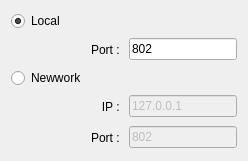
<?xml version="1.0" encoding="UTF-8"?>
<ui version="4.0">
 <class>Form</class>
 <widget class="QWidget" name="Form">
  <property name="geometry">
   <rect>
    <x>0</x>
    <y>0</y>
    <width>248</width>
    <height>159</height>
   </rect>
  </property>
  <property name="windowTitle">
   <string>Form</string>
  </property>
  <layout class="QVBoxLayout" name="verticalLayout">
   <item>
    <widget class="QRadioButton" name="radioButton_local">
     <property name="text">
      <string>Local</string>
     </property>
     <property name="checked">
      <bool>true</bool>
     </property>
    </widget>
   </item>
   <item>
    <layout class="QHBoxLayout" name="horizontalLayout">
     <item>
      <widget class="QLabel" name="label">
       <property name="sizePolicy">
        <sizepolicy hsizetype="Preferred" vsizetype="Fixed">
         <horstretch>0</horstretch>
         <verstretch>0</verstretch>
        </sizepolicy>
       </property>
       <property name="minimumSize">
        <size>
         <width>0</width>
         <height>25</height>
        </size>
       </property>
       <property name="text">
        <string>Port : </string>
       </property>
       <property name="alignment">
        <set>Qt::AlignRight|Qt::AlignTrailing|Qt::AlignVCenter</set>
       </property>
      </widget>
     </item>
     <item>
      <widget class="QLineEdit" name="lineEdit_localPort">
       <property name="sizePolicy">
        <sizepolicy hsizetype="Fixed" vsizetype="Fixed">
         <horstretch>0</horstretch>
         <verstretch>0</verstretch>
        </sizepolicy>
       </property>
       <property name="text">
        <string>802</string>
       </property>
      </widget>
     </item>
    </layout>
   </item>
   <item>
    <widget class="QRadioButton" name="radioButton_net">
     <property name="text">
      <string>Newwork</string>
     </property>
    </widget>
   </item>
   <item>
    <layout class="QVBoxLayout" name="verticalLayout_2">
     <item>
      <layout class="QHBoxLayout" name="horizontalLayout_2">
       <item>
        <widget class="QLabel" name="label_2">
         <property name="sizePolicy">
          <sizepolicy hsizetype="Preferred" vsizetype="Minimum">
           <horstretch>0</horstretch>
           <verstretch>0</verstretch>
          </sizepolicy>
         </property>
         <property name="minimumSize">
          <size>
           <width>0</width>
           <height>25</height>
          </size>
         </property>
         <property name="text">
          <string>IP : </string>
         </property>
         <property name="alignment">
          <set>Qt::AlignRight|Qt::AlignTrailing|Qt::AlignVCenter</set>
         </property>
        </widget>
       </item>
       <item>
        <widget class="QLineEdit" name="lineEdit_netIP">
         <property name="enabled">
          <bool>false</bool>
         </property>
         <property name="sizePolicy">
          <sizepolicy hsizetype="Fixed" vsizetype="Fixed">
           <horstretch>0</horstretch>
           <verstretch>0</verstretch>
          </sizepolicy>
         </property>
         <property name="text">
          <string>127.0.0.1</string>
         </property>
        </widget>
       </item>
      </layout>
     </item>
     <item>
      <layout class="QHBoxLayout" name="horizontalLayout_3">
       <item>
        <widget class="QLabel" name="label_3">
         <property name="sizePolicy">
          <sizepolicy hsizetype="Preferred" vsizetype="Minimum">
           <horstretch>0</horstretch>
           <verstretch>0</verstretch>
          </sizepolicy>
         </property>
         <property name="minimumSize">
          <size>
           <width>0</width>
           <height>25</height>
          </size>
         </property>
         <property name="text">
          <string>Port : </string>
         </property>
         <property name="alignment">
          <set>Qt::AlignRight|Qt::AlignTrailing|Qt::AlignVCenter</set>
         </property>
        </widget>
       </item>
       <item>
        <widget class="QLineEdit" name="lineEdit_netPort">
         <property name="enabled">
          <bool>false</bool>
         </property>
         <property name="sizePolicy">
          <sizepolicy hsizetype="Fixed" vsizetype="Fixed">
           <horstretch>0</horstretch>
           <verstretch>0</verstretch>
          </sizepolicy>
         </property>
         <property name="text">
          <string>802</string>
         </property>
        </widget>
       </item>
      </layout>
     </item>
    </layout>
   </item>
  </layout>
 </widget>
 <resources/>
 <connections>
  <connection>
   <sender>radioButton_local</sender>
   <signal>clicked(bool)</signal>
   <receiver>lineEdit_localPort</receiver>
   <slot>setEnabled(bool)</slot>
   <hints>
    <hint type="sourcelabel">
     <x>123</x>
     <y>16</y>
    </hint>
    <hint type="destinationlabel">
     <x>171</x>
     <y>44</y>
    </hint>
   </hints>
  </connection>
  <connection>
   <sender>radioButton_net</sender>
   <signal>clicked(bool)</signal>
   <receiver>lineEdit_netIP</receiver>
   <slot>setEnabled(bool)</slot>
   <hints>
    <hint type="sourcelabel">
     <x>123</x>
     <y>73</y>
    </hint>
    <hint type="destinationlabel">
     <x>170</x>
     <y>101</y>
    </hint>
   </hints>
  </connection>
  <connection>
   <sender>radioButton_net</sender>
   <signal>clicked(bool)</signal>
   <receiver>lineEdit_netPort</receiver>
   <slot>setEnabled(bool)</slot>
   <hints>
    <hint type="sourcelabel">
     <x>123</x>
     <y>73</y>
    </hint>
    <hint type="destinationlabel">
     <x>170</x>
     <y>134</y>
    </hint>
   </hints>
  </connection>
  <connection>
   <sender>radioButton_local</sender>
   <signal>clicked(bool)</signal>
   <receiver>lineEdit_netIP</receiver>
   <slot>setDisabled(bool)</slot>
   <hints>
    <hint type="sourcelabel">
     <x>123</x>
     <y>16</y>
    </hint>
    <hint type="destinationlabel">
     <x>170</x>
     <y>101</y>
    </hint>
   </hints>
  </connection>
  <connection>
   <sender>radioButton_local</sender>
   <signal>clicked(bool)</signal>
   <receiver>lineEdit_netPort</receiver>
   <slot>setDisabled(bool)</slot>
   <hints>
    <hint type="sourcelabel">
     <x>123</x>
     <y>16</y>
    </hint>
    <hint type="destinationlabel">
     <x>170</x>
     <y>134</y>
    </hint>
   </hints>
  </connection>
  <connection>
   <sender>radioButton_net</sender>
   <signal>clicked(bool)</signal>
   <receiver>lineEdit_localPort</receiver>
   <slot>setDisabled(bool)</slot>
   <hints>
    <hint type="sourcelabel">
     <x>123</x>
     <y>73</y>
    </hint>
    <hint type="destinationlabel">
     <x>171</x>
     <y>44</y>
    </hint>
   </hints>
  </connection>
 </connections>
</ui>
